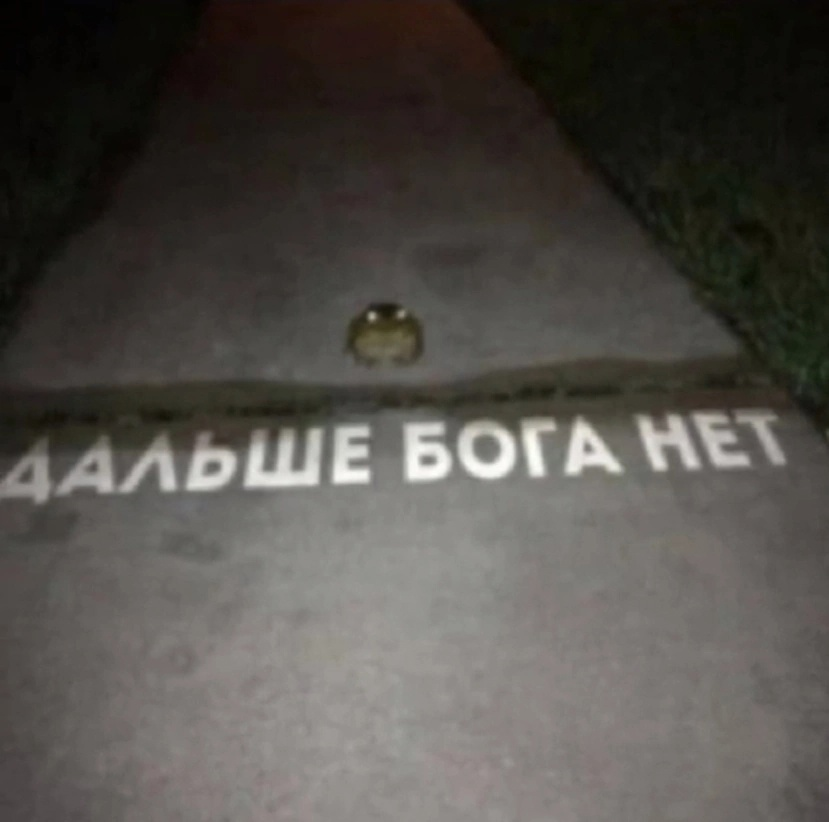
#> input picture nope.jpg, 829 x 822 px
$ python -i filters.py   (imports and definitions only)   (older library calls are emulated)
#> lines starting #> are read from the running program, lines starting #| are printed output that depends on the picture; after the words box and inside, x2 and y2 are one past the last pixel; in counts of white or black regions, pixels touching at a corner belong together
#> further down, picture is the input picture: shape (822, 829, 3); mean B, G, R 73.6, 78.5, 81.9
### logger.py
import logging
import os
import sys
import traceback
from datetime import datetime

log_dir = os.path.join(os.path.dirname(os.path.abspath(__file__)), "logs")
os.makedirs(log_dir, exist_ok=True)


def setup_logger():
    log_filename = os.path.join(log_dir, f"opencv_filters_{datetime.now().strftime('%Y%m%d_%H%M%S')}.log")

    # Настройка основного логгера
    logger = logging.getLogger("opencv_filters")
    logger.setLevel(logging.DEBUG)

    # Форматирование логов
    formatter = logging.Formatter('%(asctime)s - %(name)s - %(levelname)s - %(message)s')

    # Вывод в файл
    file_handler = logging.FileHandler(log_filename)
    file_handler.setLevel(logging.DEBUG)
    file_handler.setFormatter(formatter)

    # Вывод в консоль
    console_handler = logging.StreamHandler()
    console_handler.setLevel(logging.INFO)
    console_handler.setFormatter(formatter)

    # Добавляем обработчики к логгеру
    logger.addHandler(file_handler)
    logger.addHandler(console_handler)

    return logger


logger = setup_logger()


# [13 lines left out: function handle_exception, not called in this run]


sys.excepthook = handle_exception

# [14 lines left out: function log_filter_error, not called in this run]

### filters.py
import cv2
import numpy as np
import traceback
from logger import logger, log_filter_error

# Обертка для логирования ошибок фильтра
# [25 lines left out: functions safe_filter, apply_gaussian_blur, apply_median_blur, not called in this run]


def apply_bilateral_filter(img, d, sigma_color, sigma_space):
    """Применяет двустороннее размытие."""
    return cv2.bilateralFilter(img, d, sigma_color, sigma_space)


def apply_blur(img, ksize):
    """Применяет размытие среднего."""
    return cv2.blur(img, ksize)


def apply_box_filter(img, ksize):
    """Применяет размытие по блоку."""
    return cv2.boxFilter(img, -1, ksize)


# [23 lines left out: functions apply_sobel, apply_laplacian, apply_stack_blur, apply_lowpass_filter, not called in this run]


# Фильтры обнаружения краев
def apply_canny_edge(img, threshold1, threshold2):
    """Применяет детектор краев Canny."""
    return cv2.Canny(img, threshold1, threshold2)


# [84 lines left out: functions apply_sobel_x, apply_sobel_y, apply_sobel_xy, apply_scharr_x, apply_scharr_y, apply_scharr_xy and 5 more, not called in this run]


def apply_hsv(img):
    """Преобразует изображение в цветовое пространство HSV."""
    return cv2.cvtColor(img, cv2.COLOR_BGR2HSV)


def apply_lab(img):
    """Преобразует изображение в цветовое пространство LAB."""
    return cv2.cvtColor(img, cv2.COLOR_BGR2LAB)


def apply_ycrcb(img):
    """Преобразует изображение в цветовое пространство YCrCb."""
    return cv2.cvtColor(img, cv2.COLOR_BGR2YCrCb)


def apply_negative(img):
    """Инвертирует цвета изображения."""
    return cv2.bitwise_not(img)


# [24 lines left out: functions apply_saturation, apply_hue_shift, apply_clahe, not called in this run]


def apply_colormap_jet(img):
    """Применяет цветовую карту 'jet'."""
    return cv2.applyColorMap(img, cv2.COLORMAP_JET)


def apply_colormap_hot(img):
    """Применяет цветовую карту 'hot'."""
    return cv2.applyColorMap(img, cv2.COLORMAP_HOT)


def apply_colormap_cool(img):
    """Применяет цветовую карту 'cool'."""
    return cv2.applyColorMap(img, cv2.COLORMAP_COOL)


# [132 lines left out: functions apply_rgb_balance, apply_erosion, apply_dilation, apply_opening, apply_closing, apply_morph_gradient and 12 more, not called in this run]


def apply_brightness_contrast(img, brightness, contrast):
    """Регулирует яркость и контраст."""
    return cv2.convertScaleAbs(img, alpha=contrast / 50.0 + 1, beta=brightness)


# [11 lines left out: functions apply_auto_white_balance, apply_auto_contrast, not called in this run]


def apply_denoise(img):
    """Удаляет шум из изображения."""
    return cv2.fastNlMeansDenoisingColored(img, None, 10, 10, 7, 21)


# [6 lines left out: function apply_sharpen, not called in this run]


def apply_detail(img):
    """Улучшает детализацию изображения."""
    return cv2.detailEnhance(img, sigma_s=10, sigma_r=0.15)


def apply_hdr(img):
    """Применяет HDR эффект."""
    return cv2.detailEnhance(img, sigma_s=12, sigma_r=0.15)


# [34 lines left out: functions apply_histogram_equalization, apply_threshold, apply_adaptive_threshold, apply_otsu_threshold, apply_watershed, not called in this run]


def apply_mean_shift(img):
    """Применяет алгоритм mean shift."""
    return cv2.pyrMeanShiftFiltering(img, 21, 51)


# [111 lines left out: functions apply_kmeans, apply_grabcut, apply_motion_detector, apply_sift, apply_surf, apply_orb and 7 more, not called in this run]


def apply_cartoon(img):
    """Применяет эффект мультфильма."""
    gray = cv2.cvtColor(img, cv2.COLOR_BGR2GRAY)
    gray = cv2.medianBlur(gray, 7)
    edges = cv2.adaptiveThreshold(gray, 255, cv2.ADAPTIVE_THRESH_MEAN_C,
                                  cv2.THRESH_BINARY, 9, 9)
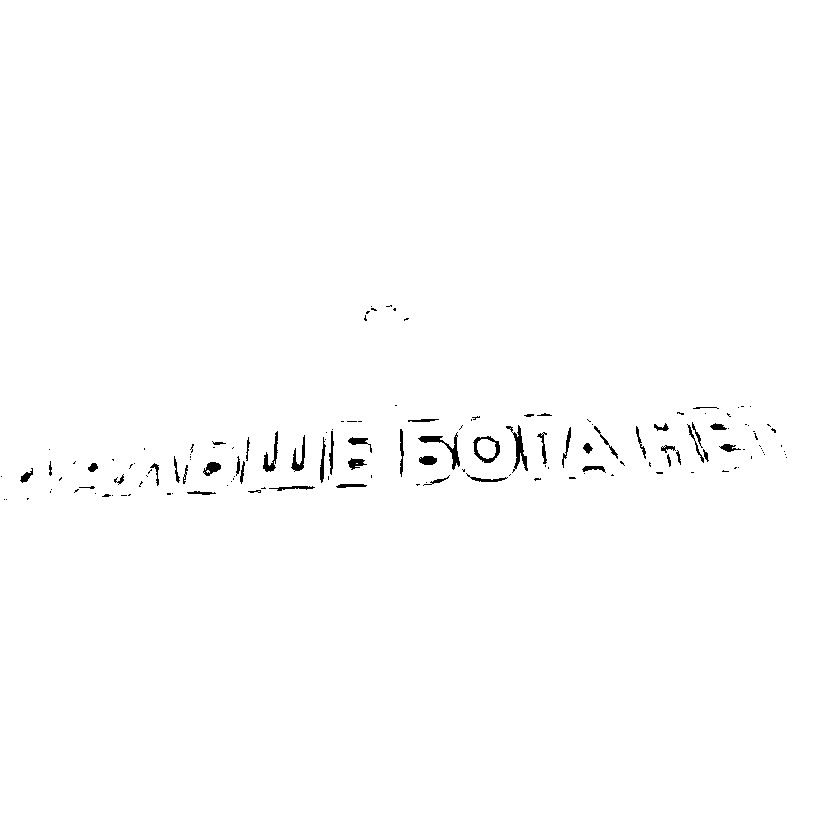
#> edges: shape (822, 829); 99.3% white; 146 black regions (97 under 20 px), largest, box (x1, y1, x2, y2) and area: (418, 432, 460, 470) 329, (506, 425, 528, 473) 309, (473, 436, 500, 463) 248
    color = cv2.bilateralFilter(img, 9, 300, 300)
    cartoon = cv2.bitwise_and(color, color, mask=edges)
    return cartoon


# [26 lines left out: functions apply_pixelation, apply_vignette, apply_motion_blur, not called in this run]


def apply_watercolor(img):
    """Применяет акварельный эффект."""
    return cv2.stylization(img, sigma_s=60, sigma_r=0.6)


# [10 lines left out: functions apply_oil_painting, apply_pencil_sketch, not called in this run]

>>> import cv2
>>> picture = cv2.imread('nope.jpg')
>>> result = apply_cartoon(picture)
